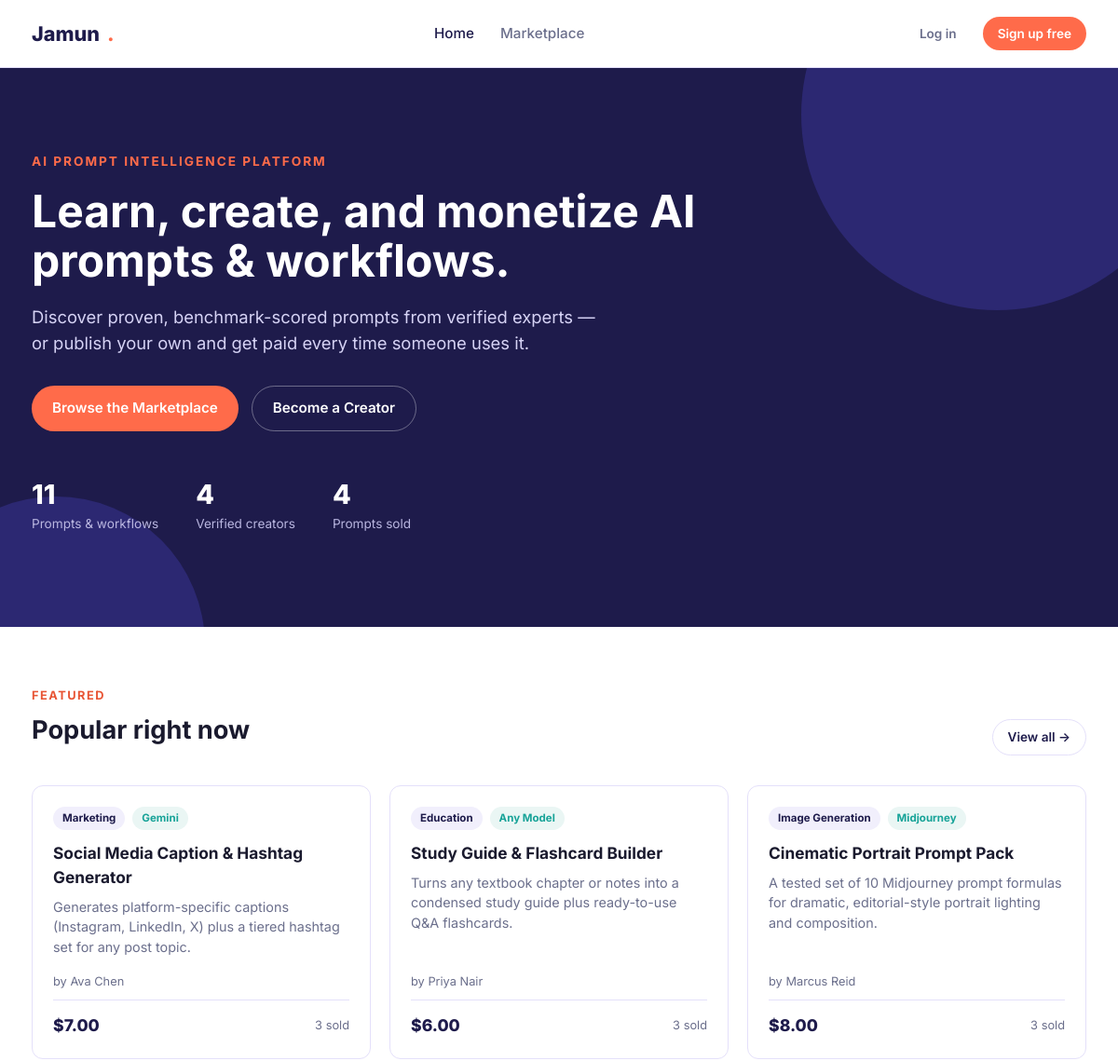
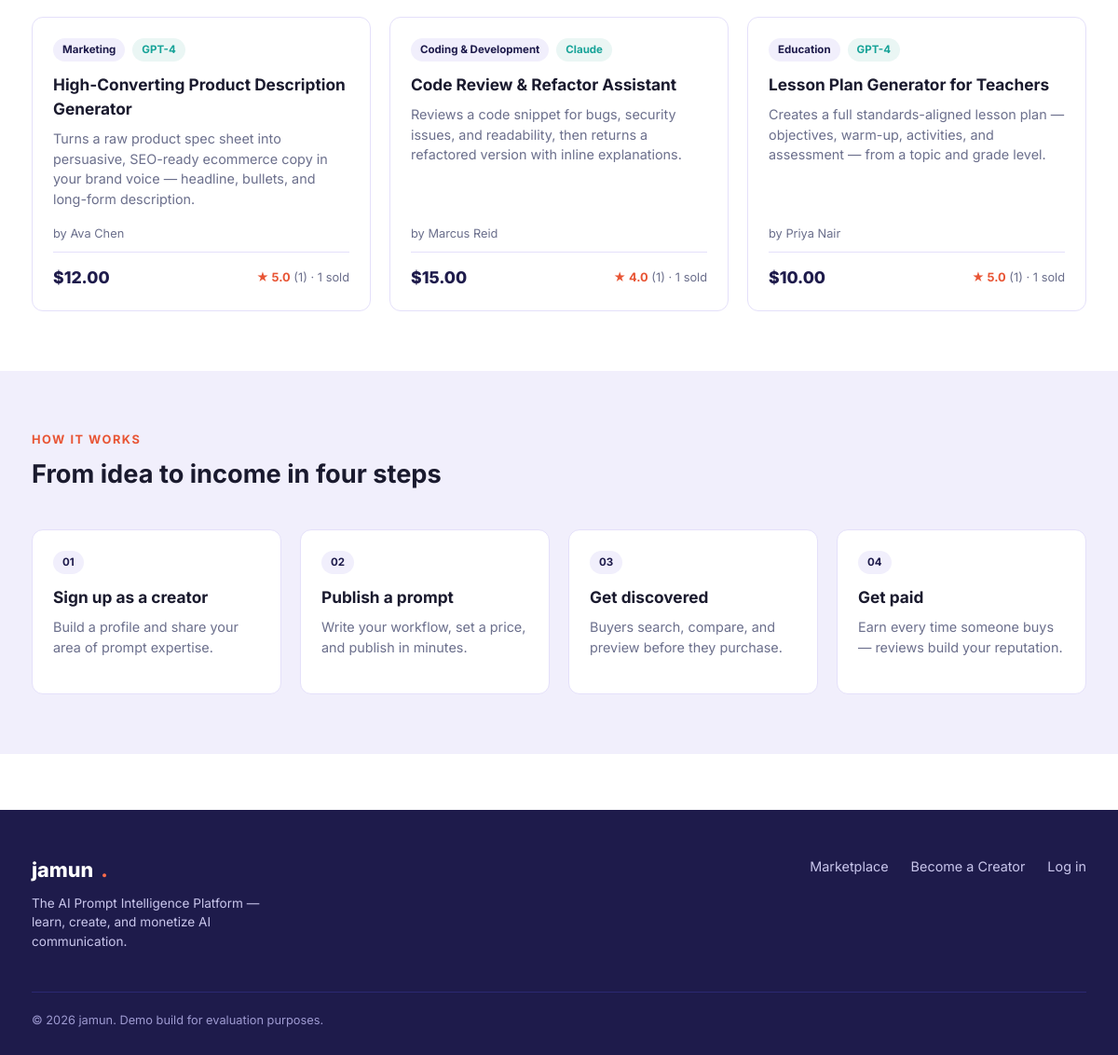
The page / on the database its author committed (2 pictures, top to bottom).
### tables this page shows
CREATE TABLE prompts (
    id            INTEGER PRIMARY KEY AUTOINCREMENT,
    creator_id    INTEGER NOT NULL,
    title         TEXT NOT NULL,
    description   TEXT NOT NULL,
    category      TEXT NOT NULL,
    target_model  TEXT NOT NULL,
    price         REAL NOT NULL CHECK (price >= 0),
    content       TEXT NOT NULL,      -- full prompt text, only revealed after purchase
    preview       TEXT NOT NULL,      -- short teaser shown to everyone
    sales_count   INTEGER NOT NULL DEFAULT 0,
    created_at    TEXT NOT NULL DEFAULT (datetime('now')),
    FOREIGN KEY (creator_id) REFERENCES users(id) ON DELETE CASCADE
);

CREATE TABLE users (
    id            INTEGER PRIMARY KEY AUTOINCREMENT,
    name          TEXT NOT NULL,
    email         TEXT NOT NULL UNIQUE,
    password_hash TEXT NOT NULL,
    role          TEXT NOT NULL DEFAULT 'buyer' CHECK (role IN ('buyer', 'creator')),
    bio           TEXT DEFAULT '',
    created_at    TEXT NOT NULL DEFAULT (datetime('now'))
);

### app.py (the view)
@app.route("/")
def index():
    db = get_db()
    featured = db.execute(
        """
        SELECT p.*, u.name AS creator_name,
               (SELECT ROUND(AVG(rating), 1) FROM reviews WHERE prompt_id = p.id) AS avg_rating,
               (SELECT COUNT(*) FROM reviews WHERE prompt_id = p.id) AS review_count
        FROM prompts p JOIN users u ON u.id = p.creator_id
        ORDER BY p.sales_count DESC, p.created_at DESC
        LIMIT 6
        """
    ).fetchall()
    stats = db.execute(
        """
        SELECT
            (SELECT COUNT(*) FROM prompts) AS total_prompts,
            (SELECT COUNT(*) FROM users WHERE role = 'creator') AS total_creators,
            (SELECT COUNT(*) FROM purchases) AS total_sales
        """
    ).fetchone()
    return render_template("index.html", featured=featured, stats=stats)

### app.py (called while the page is built)
def get_db():
    if "db" not in g:
        g.db = sqlite3.connect(DB_PATH)
        g.db.row_factory = sqlite3.Row
        g.db.execute("PRAGMA foreign_keys = ON")
    return g.db

def current_user():
    uid = session.get("user_id")
    if not uid:
        return None
    db = get_db()
    return db.execute("SELECT * FROM users WHERE id = ?", (uid,)).fetchone()

@app.context_processor
def inject_globals():
    return {
        "current_user": current_user(),
        "categories": CATEGORIES,
        "target_models": TARGET_MODELS,
    }

### templates/index.html
{% extends "base.html" %}
{% block content %}
<section class="hero">
  <div class="container">
    <div class="hero-kicker">AI Prompt Intelligence Platform</div>
    <h1>Learn, create, and monetize AI prompts &amp; workflows.</h1>
    <p class="lead">Discover proven, benchmark-scored prompts from verified experts — or publish your own and get paid every time someone uses it.</p>
    <div class="hero-ctas">
      <a href="{{ url_for('marketplace') }}" class="btn btn-primary">Browse the Marketplace</a>
      <a href="{{ url_for('signup') }}" class="btn btn-outline" style="color:#fff; border-color:rgba(255,255,255,0.35);">Become a Creator</a>
    </div>
    <div class="hero-stats">
      <div class="hero-stat"><div class="num">{{ stats.total_prompts }}</div><div class="label">Prompts &amp; workflows</div></div>
      <div class="hero-stat"><div class="num">{{ stats.total_creators }}</div><div class="label">Verified creators</div></div>
      <div class="hero-stat"><div class="num">{{ stats.total_sales }}</div><div class="label">Prompts sold</div></div>
    </div>
  </div>
</section>
<section class="section">
  <div class="container">
    <div class="section-head">
      <div>
        <span class="section-kicker">Featured</span>
        <h2>Popular right now</h2>
      </div>
      <a href="{{ url_for('marketplace') }}" class="btn btn-outline btn-sm">View all →</a>
    </div>
    {% if featured %}
    <div class="grid">
      {% for p in featured %}
      <a href="{{ url_for('prompt_detail', prompt_id=p.id) }}" class="card">
        <div class="card-tags">
          <span class="tag">{{ p.category }}</span>
          <span class="tag tag-model">{{ p.target_model }}</span>
        </div>
        <h3>{{ p.title }}</h3>
        <p class="desc">{{ p.description }}</p>
        <div class="card-creator">by {{ p.creator_name }}</div>
        <div class="card-footer">
          <span class="card-price">${{ "%.2f"|format(p.price) }}</span>
          <span class="card-meta">
            {% if p.avg_rating %}<span class="rating">★ {{ p.avg_rating }}</span> ({{ p.review_count }}) ·{% endif %}
            {{ p.sales_count }} sold
          </span>
        </div>
      </a>
      {% endfor %}
    </div>
    {% else %}
    <div class="empty-state">
      <div class="empty-icon">✨</div>
      <p>No prompts yet — be the first to publish one.</p>
    </div>
    {% endif %}
  </div>
</section>
<section class="section" style="background:var(--lilac);">
  <div class="container">
    <div class="section-head">
      <div>
        <span class="section-kicker">How it works</span>
        <h2>From idea to income in four steps</h2>
      </div>
    </div>
    <div class="grid" style="grid-template-columns: repeat(auto-fill, minmax(230px,1fr));">
      <div class="card">
        <div class="card-tags"><span class="tag">01</span></div>
        <h3>Sign up as a creator</h3>
        <p class="desc">Build a profile and share your area of prompt expertise.</p>
      </div>
      <div class="card">
        <div class="card-tags"><span class="tag">02</span></div>
        <h3>Publish a prompt</h3>
        <p class="desc">Write your workflow, set a price, and publish in minutes.</p>
      </div>
      <div class="card">
        <div class="card-tags"><span class="tag">03</span></div>
        <h3>Get discovered</h3>
        <p class="desc">Buyers search, compare, and preview before they purchase.</p>
      </div>
      <div class="card">
        <div class="card-tags"><span class="tag">04</span></div>
        <h3>Get paid</h3>
        <p class="desc">Earn every time someone buys — reviews build your reputation.</p>
      </div>
    </div>
  </div>
</section>
{% endblock %}

### templates/base.html (shortened to what this page needs)
<!DOCTYPE html>
<html lang="en">
<head>
<link rel="stylesheet" href="{{ url_for('static', filename='css/style.css') }}">
</head>
<body>
<nav class="navbar">
  <div class="container">
    <a href="{{ url_for('index') }}" class="brand">Jamun<span class="dot">.</span></a>
    <div class="nav-links">
      <a href="{{ url_for('index') }}" class="nav-link {% if request.endpoint=='index' %}active{% endif %}">Home</a>
      <a href="{{ url_for('marketplace') }}" class="nav-link {% if request.endpoint=='marketplace' %}active{% endif %}">Marketplace</a>
    </div>
    <div class="nav-auth">
      {% if current_user %}
        {% if current_user.role == 'creator' %}
        <a href="{{ url_for('create_prompt') }}" class="btn btn-outline btn-sm">+ New Prompt</a>
        {% endif %}
        <div class="nav-user">
          <div class="avatar" style="width:32px;height:32px;font-size:0.78rem;">{{ current_user.name[0]|upper }}</div>
          <span><strong>{{ current_user.name }}</strong></span>
        </div>
        <a href="{{ url_for('logout') }}" class="btn btn-ghost btn-sm">Log out</a>
      {% else %}
        <a href="{{ url_for('login') }}" class="btn btn-ghost btn-sm">Log in</a>
        <a href="{{ url_for('signup') }}" class="btn btn-primary btn-sm">Sign up free</a>
      {% endif %}
    </div>
  </div>
</nav>
<main>
{% block content %}{% endblock %}
</main>
<footer>
  <div class="container">
    <div class="footer-grid">
      <div>
        <a href="{{ url_for('index') }}" class="brand">jamun<span class="dot" style="color:var(--coral)">.</span></a>
        <p style="max-width:280px; font-size:0.85rem; margin-top:10px;">The AI Prompt Intelligence Platform — learn, create, and monetize AI communication.</p>
      </div>
      <ul class="footer-links">
        <li><a href="{{ url_for('marketplace') }}">Marketplace</a></li>
        <li><a href="{{ url_for('signup') }}">Become a Creator</a></li>
        <li><a href="{{ url_for('login') }}">Log in</a></li>
      </ul>
    </div>
    <div class="footer-bottom">© 2026 jamun. Demo build for evaluation purposes.</div>
  </div>
</footer>
</body>
</html>

### rows shown on the page
prompts: category "Marketing", target_model "Gemini", title "Social Media Caption & Hashtag Generator", description "Generates platform-specific captions (Instagram, LinkedIn, X) plus a tiered hashtag set for any post topic.", creator_name "Ava Chen", price "7.00", sales_count "3"
prompts: category "Education", target_model "Any Model", title "Study Guide & Flashcard Builder", description "Turns any textbook chapter or notes into a condensed study guide plus ready-to-use Q&A flashcards.", creator_name "Priya Nair", price "6.00", sales_count "3"
prompts: category "Image Generation", target_model "Midjourney", title "Cinematic Portrait Prompt Pack", description "A tested set of 10 Midjourney prompt formulas for dramatic, editorial-style portrait lighting and composition.", creator_name "Marcus Reid", price "8.00", sales_count "3"
prompts: category "Marketing", target_model "GPT-4", title "High-Converting Product Description Generator", description "Turns a raw product spec sheet into persuasive, SEO-ready ecommerce copy in your brand voice — headline, bullets, and long-form description.", creator_name "Ava Chen", price "12.00", avg_rating "5.0", review_count "1", sales_count "1"
prompts: category "Coding & Development", target_model "Claude", title "Code Review & Refactor Assistant", description "Reviews a code snippet for bugs, security issues, and readability, then returns a refactored version with inline explanations.", creator_name "Marcus Reid", price "15.00", avg_rating "4.0", review_count "1", sales_count "1"
prompts: category "Education", target_model "GPT-4", title "Lesson Plan Generator for Teachers", description "Creates a full standards-aligned lesson plan — objectives, warm-up, activities, and assessment — from a topic and grade level.", creator_name "Priya Nair", price "10.00", avg_rating "5.0", review_count "1", sales_count "1"

### other values the page prints
{{ stats.total_prompts }} "11"
{{ stats.total_creators }} "4"
{{ stats.total_sales }} "4"
